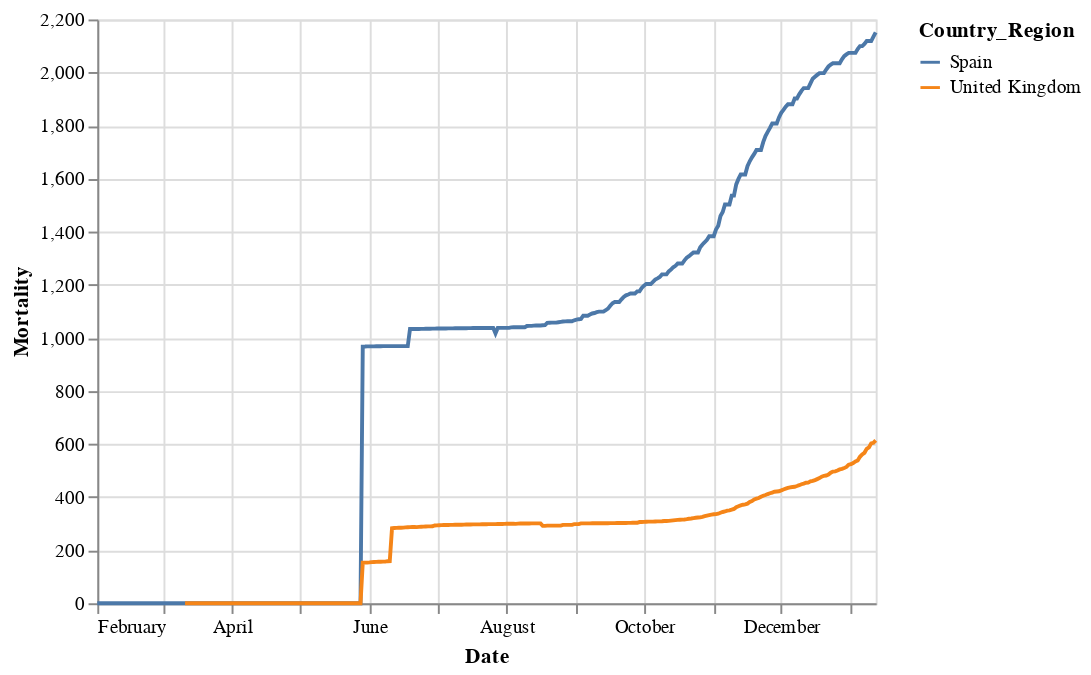

Write notebook code for a chart like this one.
### Code cell
alt.Chart(country_df[(country_df.Country_Region=='Spain')|
                     (country_df.Country_Region=='United Kingdom')]).mark_line().encode(x='Date:T',y='Mortality',color='Country_Region')

### Figure 1 — Vega-Lite specification as saved in the notebook (floating-point values rounded to 4 significant figures; data arrays with more than 128 entries replaced by an {"elided": "..."} marker saying what was removed)
{"config": {"view": {"continuousWidth": 400, "continuousHeight": 300}}, "data": {"name": "data-d15614af751cb7abf15a701b8bc22e81"}, "mark": "line", "encoding": {"color": {"type": "nominal", "field": "Country_Region"}, "x": {"type": "temporal", "field": "Date"}, "y": {"type": "quantitative", "field": "Mortality"}}, "$schema": "https://vega.github.io/schema/vega-lite/v4.8.1.json", "datasets": {"data-d15614af751cb7abf15a701b8bc22e81": {"elided": "655 records"}}}
